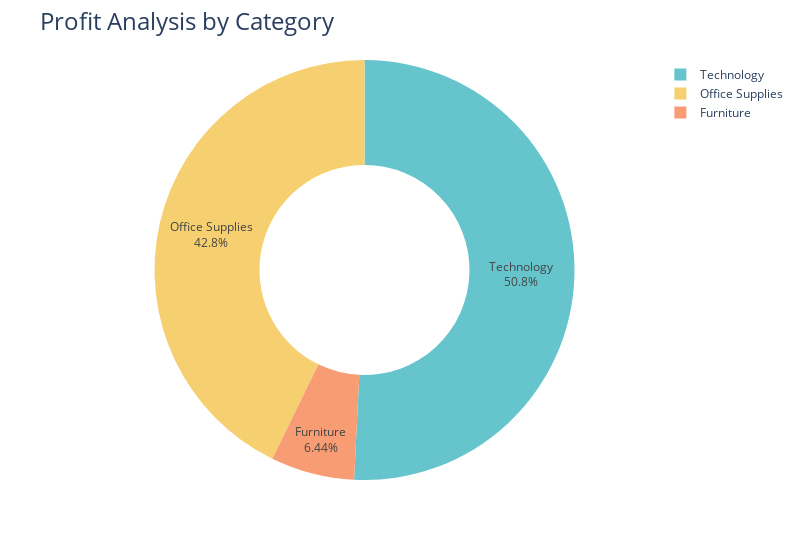

Notebook source saved alongside this figure:
### Code cell
# profit analysis by category
profit_by_category = data.groupby('Category')['Profit'].sum().reset_index()
fig = px.pie(profit_by_category, 
             values='Profit', 
             names='Category', 
             hole=0.5, 
             color_discrete_sequence=px.colors.qualitative.Pastel,
             width=800)

fig.update_traces(textposition='inside', textinfo='percent+label')
fig.update_layout(title_text='Profit Analysis by Category', title_font=dict(size=24))

fig.show()

### Figure 1 — Plotly figure (JSON) as saved in the notebook; plotly's stock layout.template omitted (floating-point values rounded to 4 significant figures)
{"data": [{"domain": {"x": [0, 1], "y": [0, 1]}, "hole": 0.5, "hovertemplate": "Category=%{label}<br>Profit=%{value}<extra></extra>", "labels": ["Furniture", "Office Supplies", "Technology"], "legendgroup": "", "name": "", "showlegend": true, "textinfo": "percent+label", "textposition": "inside", "type": "pie", "values": [18450.0, 122500.0, 145500.0]}], "layout": {"legend": {"tracegroupgap": 0}, "margin": {"t": 60}, "piecolorway": ["rgb(102, 197, 204)", "rgb(246, 207, 113)", "rgb(248, 156, 116)", "rgb(220, 176, 242)", "rgb(135, 197, 95)", "rgb(158, 185, 243)", "rgb(254, 136, 177)", "rgb(201, 219, 116)", "rgb(139, 224, 164)", "rgb(180, 151, 231)", "rgb(179, 179, 179)"], "title": {"font": {"size": 24}, "text": "Profit Analysis by Category"}, "width": 800}}
